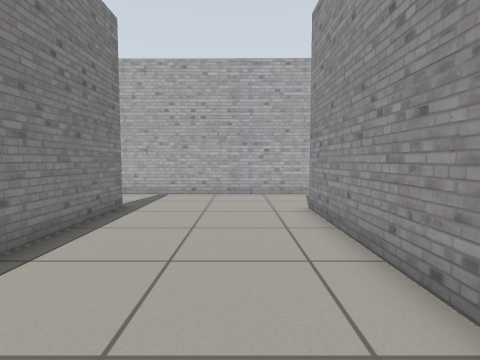
view 1 (above)

15 first-person views from a walk through a robot-simulator world made for Gazebo. The camera is 0.72 m above the floor, tilts 4° down and sees 80° across. The floor is counted in squares, 0.5 m on a side. Each view is taken from the middle of a square. On the plan, view 1 faces up. The plan holds only what a view shows up to about 14 squares ahead; the rest is blank. The place goes on beyond the plan. Robots are left out.

view 2
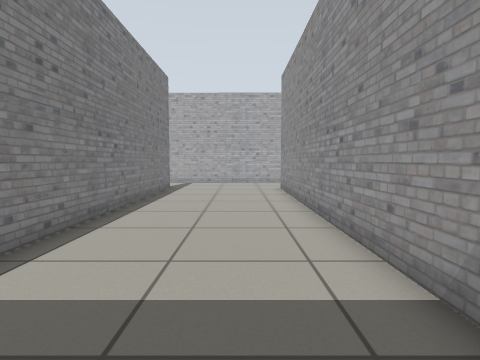

view 3
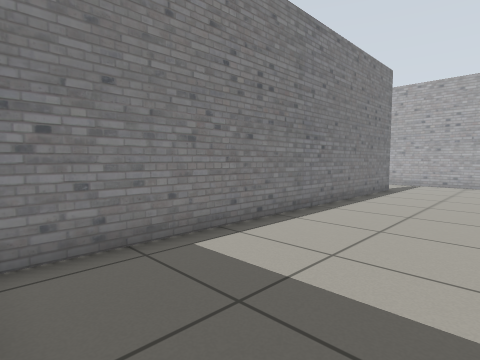

view 4
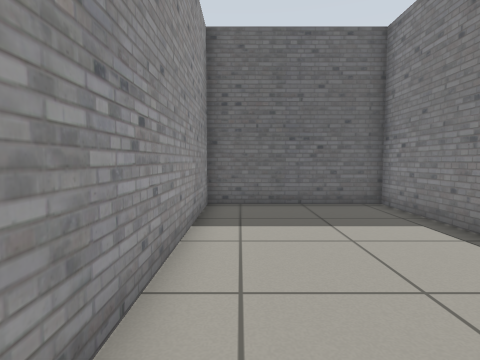

view 5
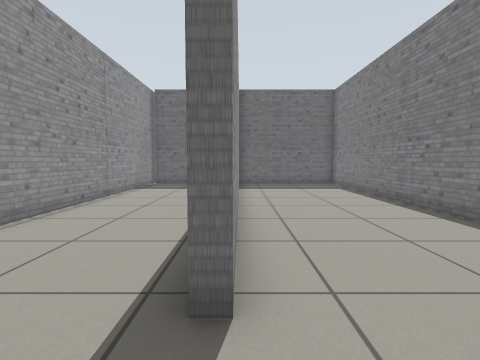

view 6
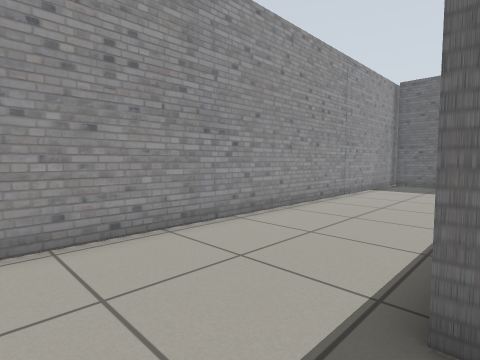

view 7
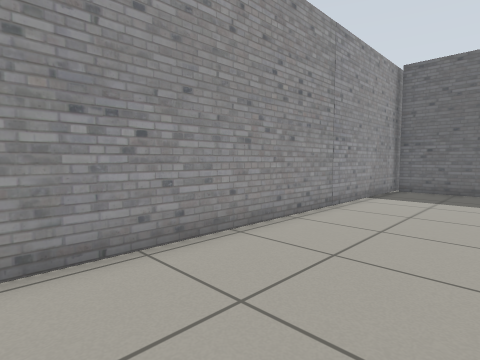

view 8
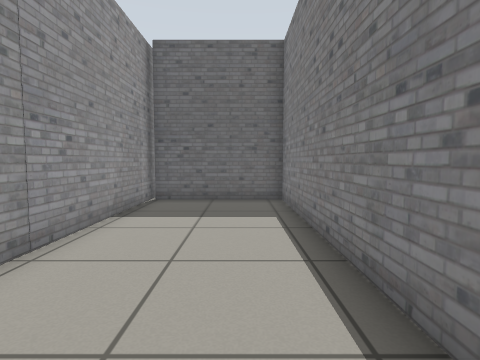

view 9
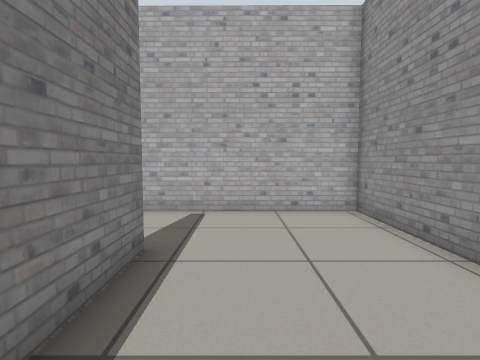

view 10
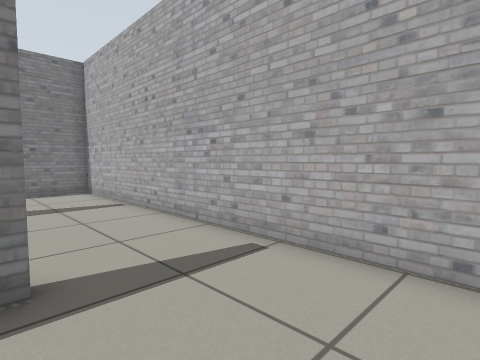

view 11
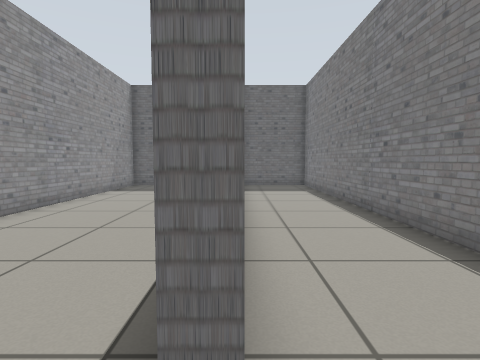

view 12
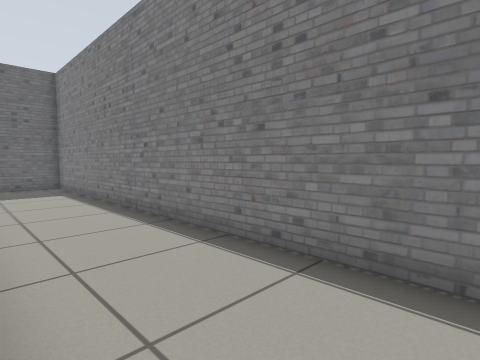

view 13
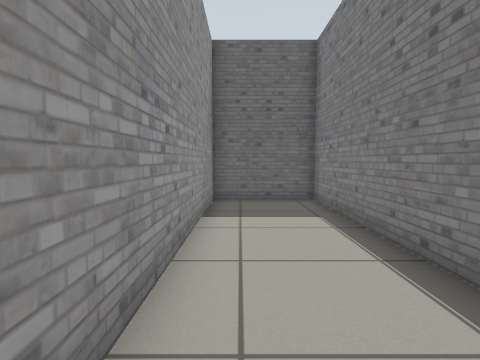

view 14
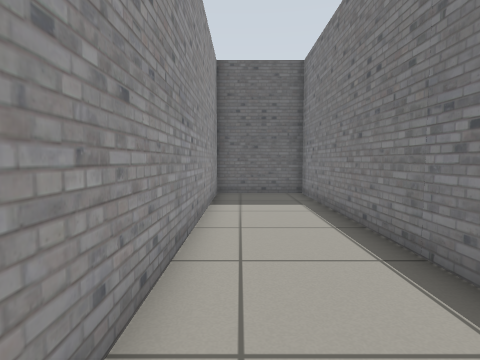

view 15
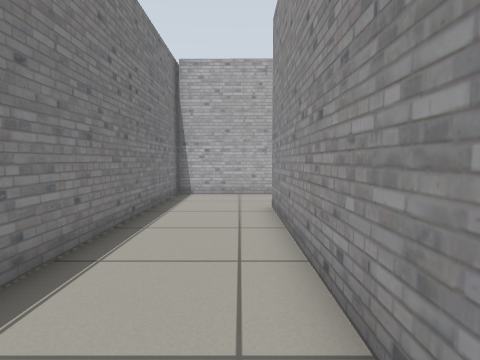

### Floor plan
Points are (right, up) in squares from view 1. A wall is a line through its corners. A room is listed if a view was taken in it or the views show most of it. See-through windows are left out.
Room 1 (views 1, 2, 3, 4, 11, 12)
walls: (-3.6, 8.7) (-3.6, -6.3) (2.1, -6.3) (2.1, 8.5); (1.6, 12) (-4.4, 12.1)
low walls: (-4, 8.7) (-3.6, 8.7)
ways out: opening at (2, 10) to room 2; opening at (-4, 10) to room 3
Room 2 (views 5, 6, 7, 8, 9, 10)
walls: (2.5, 2.2) (2.5, -6.3) (7.1, -6.3); (2.1, 8.5) (2.5, 8.5) (2.5, 5.6); (7.3, -7.1) (7.3, 12) (1.6, 12)
ways out: opening at (2, 10) to room 1
Room 3 (views 13, 14, 15)
walls: (-4.4, 12.1) (-7.6, 12.1); (-7.7, 12.5) (-7.7, -6.3) (-4, -6.3) (-4, 8.7)
ways out: opening at (-4, 10) to room 1

Positions as (right, up) in squares from view 1, and headings:
1: (0, 0), facing up
2: (0, -6), facing up
3: (1, -6), facing up-left
4: (1, 3), facing down
5: (2, 11), facing down
6: (2, 11), facing down-right
7: (3, 8), facing down-right
8: (4, 4), facing down
9: (4, 4), facing up
10: (6, 8), facing up-left
11: (-4, 10), facing down
12: (-4, 10), facing down-left
13: (-5, 4), facing down
14: (-5, 6), facing down
15: (-5, 0), facing up
